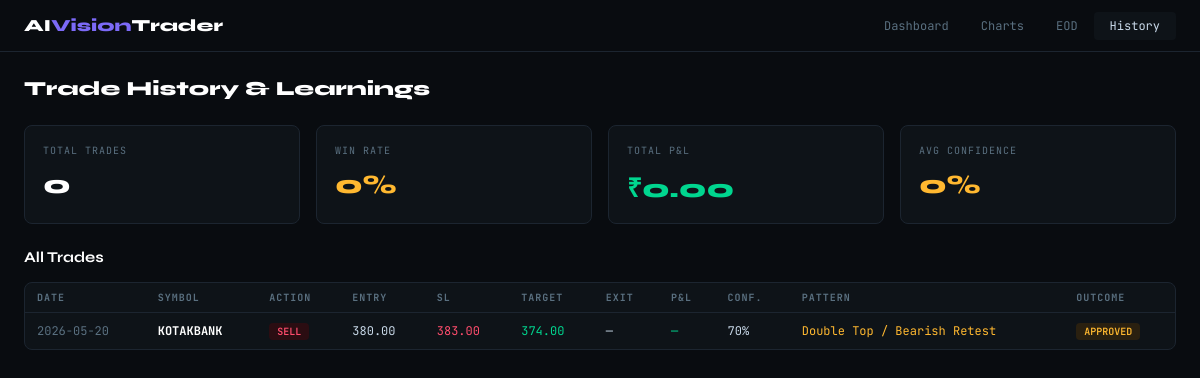
Before: /history with the older database file.
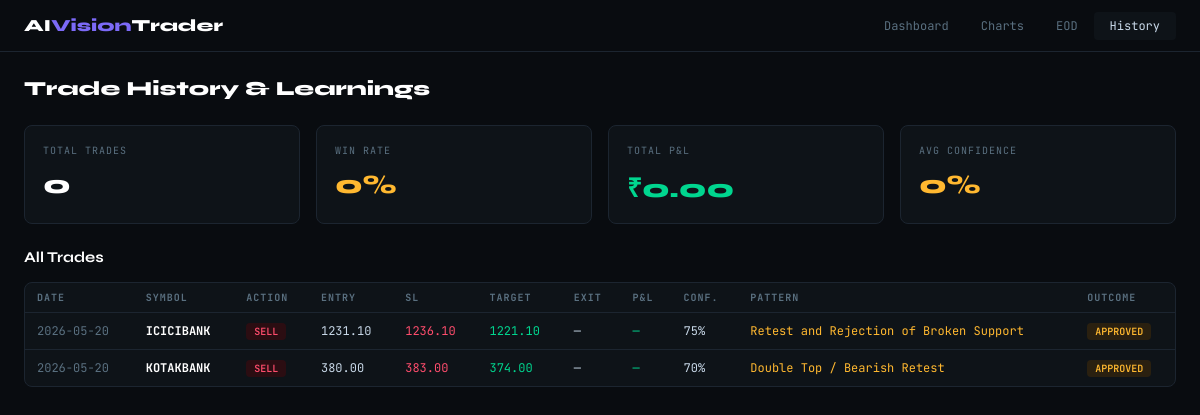
After: the same page with the newer database file.
### tables this page shows
CREATE TABLE trades (
            id          INTEGER PRIMARY KEY AUTOINCREMENT,
            date        TEXT,
            phase       TEXT,
            symbol      TEXT,
            action      TEXT,
            entry       REAL,
            stoploss    REAL,
            target      REAL,
            quantity    INTEGER DEFAULT 1,
            confidence  INTEGER,
            pattern     TEXT,
            trend       TEXT,
            rr_ratio    REAL,
            reasoning   TEXT,
            risk_note   TEXT,
            image_path  TEXT,
            exit_price  REAL,
            pnl         REAL,
            outcome     TEXT DEFAULT 'PENDING',
            your_note   TEXT,
            created_at  TEXT DEFAULT CURRENT_TIMESTAMP
        , exit_reason TEXT, opened_at TEXT, closed_at TEXT);

### dashboard/app.py (the view)
@app.route("/history")
def history():
    trades = get_all_trades(limit=200)
    logs   = get_daily_logs(limit=30)
    stats  = get_stats()
    learnings_raw = get_recent_learnings(limit=20)
    return render_template("history.html",
        trades=trades, logs=logs, stats=stats,
        learnings=learnings_raw,
    )

### data/db.py (called while the page is built)
def get_conn():
    os.makedirs(os.path.dirname(DB_FILE), exist_ok=True)
    conn = sqlite3.connect(DB_FILE)
    conn.row_factory = sqlite3.Row
    return conn

def get_recent_learnings(limit: int = 10) -> str:
    conn = get_conn()
    rows = conn.execute(
        "SELECT learning FROM learnings ORDER BY created_at DESC LIMIT ?", (limit,)
    ).fetchall()
    conn.close()
    if not rows:
        return "No learnings yet — first day of observation!"
    return "\n".join(f"• {r['learning']}" for r in rows)

def get_all_trades(limit: int = 200) -> list:
    conn = get_conn()
    rows = conn.execute(
        "SELECT * FROM trades ORDER BY created_at DESC LIMIT ?", (limit,)
    ).fetchall()
    conn.close()
    return [dict(r) for r in rows]

def get_daily_logs(limit: int = 30) -> list:
    conn = get_conn()
    rows = conn.execute(
        "SELECT * FROM daily_log ORDER BY date DESC LIMIT ?", (limit,)
    ).fetchall()
    conn.close()
    return [dict(r) for r in rows]

def get_stats() -> dict:
    conn = get_conn()
    row = conn.execute("""
        SELECT
          COUNT(*) as total,
          SUM(CASE WHEN outcome='WIN' THEN 1 ELSE 0 END) as wins,
          SUM(CASE WHEN outcome='LOSS' THEN 1 ELSE 0 END) as losses,
          SUM(COALESCE(pnl, 0)) as total_pnl,
          AVG(confidence) as avg_confidence
        FROM trades WHERE outcome IN ('WIN', 'LOSS', 'BREAKEVEN')
    """).fetchone()
    conn.close()
    d = dict(row)
    d["win_rate"] = round(d["wins"] / d["total"] * 100, 1) if d["total"] else 0
    return d

### templates/history.html (shortened to what this page needs)
<!DOCTYPE html>
<html lang="en">
<head>
</head>
<body>
<nav>
  <div class="nav-brand">AI<span>Vision</span>Trader</div>
  <a href="/" class="nav-link">Dashboard</a>
  <a href="/charts" class="nav-link">Charts</a>
  <a href="/eod" class="nav-link">EOD</a>
  <a href="/history" class="nav-link active">History</a>
</nav>
<div class="page">
  <div class="page-title">Trade History & Learnings</div>
  <div class="grid-4">
    <div class="card">
      <div class="card-title">Total Trades</div>
      <div class="metric">{{ stats.total or 0 }}</div>
    </div>
    <div class="card">
      <div class="card-title">Win Rate</div>
      <div class="metric {{ 'green' if stats.win_rate >= 50 else 'amber' }}">{{ stats.win_rate or 0 }}%</div>
    </div>
    <div class="card">
      <div class="card-title">Total P&L</div>
      <div class="metric {{ 'green' if (stats.total_pnl or 0) >= 0 else 'red' }}">
        ₹{{ "%.2f"|format(stats.total_pnl or 0) }}
      </div>
    </div>
    <div class="card">
      <div class="card-title">Avg Confidence</div>
      <div class="metric amber">{{ "%.0f"|format(stats.avg_confidence or 0) }}%</div>
    </div>
  </div>
  <div class="section-title">All Trades</div>
  <div class="card" style="padding:0; overflow:hidden">
    <table>
      <thead><tr>
        <th>Date</th><th>Symbol</th><th>Action</th><th>Entry</th>
        <th>SL</th><th>Target</th><th>Exit</th><th>P&L</th>
        <th>Conf.</th><th>Pattern</th><th>Outcome</th>
      </tr></thead>
      <tbody>
      {% for t in trades %}
      {% if t.action != 'NO_ACTION' %}
      <tr>
        <td style="color:var(--dim)">{{ t.date }}</td>
        <td><strong style="color:#fff">{{ t.symbol }}</strong></td>
        <td><span class="badge {{ 'badge-buy' if t.action=='BUY' else 'badge-sell' }}">{{ t.action }}</span></td>
        <td>{{ "%.2f"|format(t.entry) if t.entry else "—" }}</td>
        <td style="color:var(--red)">{{ "%.2f"|format(t.stoploss) if t.stoploss else "—" }}</td>
        <td style="color:var(--green)">{{ "%.2f"|format(t.target) if t.target else "—" }}</td>
        <td>{{ "%.2f"|format(t.exit_price) if t.exit_price else "—" }}</td>
        <td class="{{ 'pnl-pos' if (t.pnl or 0) >= 0 else 'pnl-neg' }}">
          {{ ("+" if (t.pnl or 0) >= 0 else "") + "₹%.2f"|format(t.pnl) if t.pnl is not none else "—" }}
        </td>
        <td>{{ t.confidence }}%</td>
        <td style="color:var(--amber)">{{ t.pattern or "—" }}</td>
        <td>
          {% if t.outcome == 'WIN' %}<span class="badge badge-win">WIN</span>
          {% elif t.outcome == 'LOSS' %}<span class="badge badge-loss">LOSS</span>
          {% elif t.outcome == 'PENDING' %}<span class="badge badge-pending">APPROVED</span>
          {% elif t.outcome == 'AWAITING_APPROVAL' %}<span class="badge badge-none">REVIEW</span>
          {% elif t.outcome == 'REJECTED' %}<span class="badge badge-none">REJECTED</span>
          {% elif t.outcome == 'EXPIRED' %}<span class="badge badge-none">EXPIRED</span>
          {% else %}<span class="badge badge-none">{{ t.outcome }}</span>{% endif %}
        </td>
      </tr>
      {% endif %}
      {% endfor %}
      </tbody>
    </table>
  </div>
</div>
</body>
</html>

### templates/history.html (style rules this page uses)
:root { --bg:#090c10; --surface:#0e1318; --border:#1c2530; --text:#c8d8e8; --dim:#5a7080; --green:#00d68f; --red:#ff4d6d; --amber:#ffb830; --accent:#7c6af7; --mono:'JetBrains Mono',monospace; --sans:'Syne',sans-serif; }
* { margin:0; padding:0; box-sizing:border-box; }
body { background:var(--bg); color:var(--text); font-family:var(--mono); font-size:13px; }
nav { display:flex; align-items:center; border-bottom:1px solid var(--border); padding:0 24px; height:52px; background:var(--bg); }
.nav-brand { font-family:var(--sans); font-weight:800; font-size:17px; color:#fff; margin-right:auto; }
.nav-brand span { color:var(--accent); }
.nav-link { color:var(--dim); text-decoration:none; padding:6px 16px; font-size:12px; border-radius:4px; }
.nav-link:hover, .nav-link.active { color:var(--text); background:var(--surface); }
.page { max-width:1280px; margin:0 auto; padding:24px; }
.page-title { font-family:var(--sans); font-size:20px; font-weight:800; color:#fff; margin-bottom:24px; }
.grid-4 { display:grid; grid-template-columns:repeat(4,1fr); gap:16px; margin-bottom:24px; }
.card { background:var(--surface); border:1px solid var(--border); border-radius:8px; padding:18px; }
.card-title { font-size:10px; letter-spacing:0.1em; text-transform:uppercase; color:var(--dim); margin-bottom:12px; }
.metric { font-family:var(--sans); font-size:26px; font-weight:800; color:#fff; }
.metric.green { color:var(--green); }
.metric.amber { color:var(--amber); }
table { width:100%; border-collapse:collapse; }
th { font-size:10px; letter-spacing:0.1em; text-transform:uppercase; color:var(--dim); padding:8px 12px; text-align:left; border-bottom:1px solid var(--border); }
td { padding:10px 12px; border-bottom:1px solid var(--border); font-size:12px; }
tr:last-child td { border-bottom:none; }
.badge { padding:2px 8px; border-radius:4px; font-size:10px; font-weight:600; }
.badge-sell { background:#2b0d12; color:var(--red); }
.badge-pending { background:#2a2010; color:var(--amber); }
.section-title { font-family:var(--sans); font-size:15px; font-weight:700; color:#fff; margin-bottom:16px; }
.pnl-pos { color:var(--green); }

Changed rows visible on the page:
added trades: date "2026-05-20", symbol "ICICIBANK", action "SELL", entry "1231.10", stoploss "1236.10", target "1221.10", exit_price "—", pnl "—", confidence "75", pattern "Retest and Rejection of Broken Support", outcome "APPROVED"
